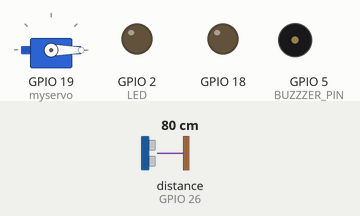
Recording of a sketch running on a simulated ESP32. On the bench: servo, output pins drawn as LEDs (lit = HIGH), buzzer (waves = sounding, pin HIGH). The inputs (shaded band) are chosen by the test bench; at power-on: distance to the obstacle (sensor on GPIO 26) 80 cm. The echo pulse lasts 58.3 µs per cm; WiFi joins after 1.5 s; servers stay silent unless stated; EEPROM starts erased; pins used as bus, display or sensor lines are not drawn; what the sketch prints to the serial monitor is not drawn.

Above: at 21.85 s.
At 24.7 s:
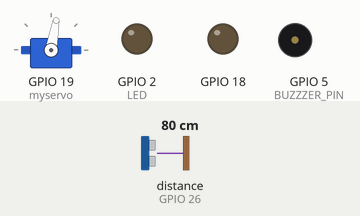
At 29.35 s:
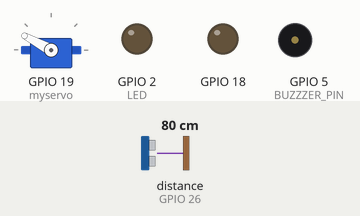
At 34.05 s:
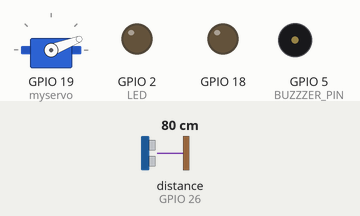
Timing chart, 0 to 38.7 s (numbered marks = the images above):
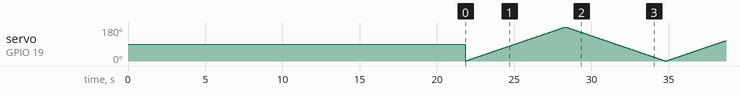

The sketch:

Mini_Project2_eepromInclude.ino
```cpp
#include <Blynk.h>
#include <WiFi.h>
#include <BlynkSimpleEsp32.h>
#include "EEPROM.h"
#include <Servo.h>
Servo myservo;  // create servo object to control a servo

int pos = 0;    // variable to store the servo position
const int trigPin = 25;
const int echoPin = 26;

#define BLYNK_TEMPLATE_ID           "TMPLT8JIOtbf"
#define BLYNK_TEMPLATE_NAME         "ESP32"
#define BLYNK_AUTH_TOKEN            "jzM-tZZ_RGE0L028r2o5nAB4qvouQsA_"
#define BLYNK_PRINT Serial

#define EEPROM_SIZE 40 //1024
#define SOUND_SPEED 0.034
#define CM_TO_INCH 0.393701
#define BUZZZER_PIN  5
#define LED 2

String ssidName;
String ssidPass;
String adminName;
char buffSSID[20];
char buffPASS[20];

WidgetLCD lcd(V1);
WidgetLED led(V2);

long duration;
float distanceCm;
float distanceInch;

BLYNK_WRITE(V0)
{
  int pinValue = param.asInt();

  if (pinValue ==0){
    digitalWrite(LED, HIGH);
  }
  else
    digitalWrite(LED, LOW);
}

void setup() {
  Serial.begin(115200); // Starts the serial communication
  EEPROM.begin(EEPROM_SIZE);

  byte counter = 0;
  while (!Serial.available())
  {
      Serial.print('.');
      delay(1000);
      counter++;
      if (counter >= 20) break;
  }

  Serial.println("[1/4] Write data from EEPROM");
  String outMessage = "";
  while (Serial.available() > 0) {
      char inChar = Serial.read();
      if (inChar == '>') {
        Serial.println("Recieve serial data");
        Serial.println(outMessage);
        Serial.println("Write to EEPROM");
        writeString(0, outMessage);
        Serial.println("Writing data success");
        break;
      }
      else
        outMessage.concat(inChar);
  }

  Serial.println("[2/4] Read data from EEPROM");
  String readData = read_String(0);
  Serial.println(readData);

  ssidName = getValue(readData, '#', 1); Serial.print("SSID NAME     : "); Serial.println(ssidName);
  ssidPass = getValue(readData, '#', 2); Serial.print("SSID PASS     : "); Serial.println(ssidPass);
  adminName = getValue(readData, '#', 3); Serial.print("ADMIN NAME     : "); Serial.println(adminName);


  ssidName.toCharArray(buffSSID, (ssidName.length() + 1));
  ssidPass.toCharArray(buffPASS, (ssidPass.length() + 1));

  Serial.println("[3/4] Finish read data from EEPROM !");

  WiFi.begin(buffSSID, buffPASS);
  while (WiFi.status() != WL_CONNECTED) {
    delay(500);
    Serial.print(".");
  }
  Serial.println("");
  Serial.println("WiFi connected");
  Serial.println("IP address: ");
  Serial.println(WiFi.localIP());

  Blynk.begin(BLYNK_AUTH_TOKEN, buffSSID, buffPASS);

  pinMode(LED, OUTPUT);
  pinMode(trigPin, OUTPUT); // Sets the trigPin as an Output
  pinMode(echoPin, INPUT); // Sets the echoPin as an Input
  pinMode(18, OUTPUT);
  pinMode(BUZZZER_PIN, OUTPUT);
  myservo.attach(19);  // attaches the servo on pin 13 to the servo object

}

void loop() {
  Blynk.run();

  Blynk.virtualWrite(V5, "User: ", adminName);
  for (pos = 0; pos <= 180; pos += 1) { // goes from 0 degrees to 180 degrees
    // in steps of 1 degree
    myservo.write(pos);              // tell servo to go to position in variable 'pos'
    // Clears the trigPin
    digitalWrite(trigPin, LOW);
    delayMicroseconds(2);
    // Sets the trigPin on HIGH state for 10 micro seconds
    digitalWrite(trigPin, HIGH);
    delayMicroseconds(10);
    digitalWrite(trigPin, LOW);

    // Reads the echoPin, returns the sound wave travel time in microseconds
    duration = pulseIn(echoPin, HIGH);

    // Calculate the distance
    distanceCm = duration * SOUND_SPEED/2;

    // Convert to inches
    distanceInch = distanceCm * CM_TO_INCH;

    // Prints the distance in the Serial Monitor
    Serial.print("Distance (cm): ");
    Serial.println(distanceCm);
    Serial.print("Distance (inch): ");
    Serial.println(distanceInch);
    Blynk.virtualWrite(V4, "Jarak: ", distanceCm, "cm");

    if (distanceCm <10){
      digitalWrite(18, HIGH);
      digitalWrite(BUZZZER_PIN, HIGH);
      led.on();
      lcd.print(4, 0, "Object");
      delay(500);
      lcd.print(4, 1, "Detected");
      delay(1500);

    }
    else {
      lcd.clear();
      led.off();
      digitalWrite(18, LOW);
      digitalWrite(BUZZZER_PIN, LOW);
    }
      delay(30);
    }
    for (pos = 180; pos >= 0; pos -= 1) { // goes from 180 degrees to 0 degrees
      myservo.write(pos);              // tell servo to go to position in variable 'pos'
      // Clears the trigPin
    digitalWrite(trigPin, LOW);
    delayMicroseconds(2);
    // Sets the trigPin on HIGH state for 10 micro seconds
    digitalWrite(trigPin, HIGH);
    delayMicroseconds(10);
    digitalWrite(trigPin, LOW);

    // Reads the echoPin, returns the sound wave travel time in microseconds
    duration = pulseIn(echoPin, HIGH);

    // Calculate the distance
    distanceCm = duration * SOUND_SPEED/2;

    // Convert to inches
    distanceInch = distanceCm * CM_TO_INCH;

    // Prints the distance in the Serial Monitor
    Serial.print("Distance (cm): ");
    Serial.println(distanceCm);
    Serial.print("Distance (inch): ");
    Serial.println(distanceInch);
    Blynk.virtualWrite(V4, "Jarak: ", distanceCm, "cm");

    if (distanceCm <10){
      digitalWrite(18, HIGH);
      digitalWrite(BUZZZER_PIN, HIGH);
      led.on();
      lcd.print(4, 0, "Object");
      delay(500);
      lcd.print(4, 1, "Detected");
      delay(1500);
    }
    else {
      lcd.clear();
      led.off();
      digitalWrite(18, LOW);
      digitalWrite(BUZZZER_PIN, LOW);
    }
      delay(30);
  }

}
String getValue(String data, char separator, int index)
{
  int found = 0;
  int strIndex[] = {0, -1};
  int maxIndex = data.length() - 1;

  for (int i = 0; i <= maxIndex && found <= index; i++) {
    if (data.charAt(i) == separator || i == maxIndex) {
      found++;
      strIndex[0] = strIndex[1] + 1;
      strIndex[1] = (i == maxIndex) ? i + 1 : i;
    }
  }

  return found > index ? data.substring(strIndex[0], strIndex[1]) : "";
}


void writeString(char add,String data)
{
  int _size = data.length();
  int i;
  for(i=0;i<_size;i++)
  {
    EEPROM.write(add+i,data[i]);
  }
  EEPROM.write(add+_size,'\0');   //Add termination null character for String Data
  EEPROM.commit();
}

String read_String(char add)
{
  int i;
  char data[100]; //Max 100 Bytes
  int len=0;
  unsigned char k;
  k=EEPROM.read(add);
  while(k != '\0' && len<500)   //Read until null character
  {
    k=EEPROM.read(add+len);
    data[len]=k;
    len++;
  }
  data[len]='\0';
  return String(data);
}
```
